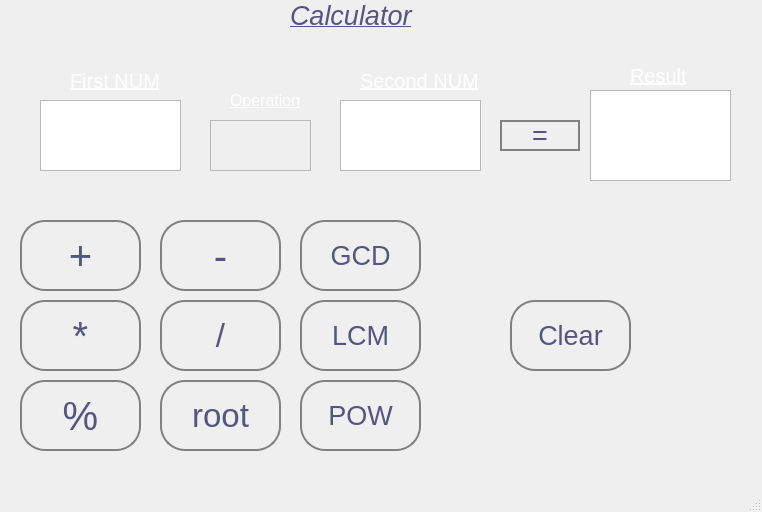
<?xml version="1.0" encoding="UTF-8"?>
<ui version="4.0">
 <class>MainWindow</class>
 <widget class="QMainWindow" name="MainWindow">
  <property name="geometry">
   <rect>
    <x>0</x>
    <y>0</y>
    <width>762</width>
    <height>512</height>
   </rect>
  </property>
  <property name="windowTitle">
   <string>MainWindow</string>
  </property>
  <property name="styleSheet">
   <string notr="true">QMainWindow{
rgb(170, 0, 0)
}
QLabel{
color:rgb(255, 255, 255)

}

QPushButton{
border: 2px solid gray;
 border-radius: 25px;
padding: 0 8px;
color:rgb(85, 85, 127)
}
</string>
  </property>
  <widget class="QWidget" name="centralwidget">
   <widget class="QLabel" name="label">
    <property name="geometry">
     <rect>
      <x>290</x>
      <y>0</y>
      <width>131</width>
      <height>31</height>
     </rect>
    </property>
    <property name="font">
     <font>
      <pointsize>20</pointsize>
      <weight>50</weight>
      <italic>true</italic>
      <bold>false</bold>
      <underline>true</underline>
      <strikeout>false</strikeout>
     </font>
    </property>
    <property name="focusPolicy">
     <enum>Qt::TabFocus</enum>
    </property>
    <property name="styleSheet">
     <string notr="true">QLabel{
color:rgb(85, 85, 127)}</string>
    </property>
    <property name="text">
     <string>Calculator</string>
    </property>
    <property name="textFormat">
     <enum>Qt::AutoText</enum>
    </property>
   </widget>
   <widget class="QTextEdit" name="NUM1">
    <property name="geometry">
     <rect>
      <x>40</x>
      <y>100</y>
      <width>141</width>
      <height>71</height>
     </rect>
    </property>
    <property name="font">
     <font>
      <pointsize>20</pointsize>
     </font>
    </property>
   </widget>
   <widget class="QLabel" name="label_2">
    <property name="geometry">
     <rect>
      <x>70</x>
      <y>70</y>
      <width>91</width>
      <height>21</height>
     </rect>
    </property>
    <property name="font">
     <font>
      <pointsize>15</pointsize>
      <underline>true</underline>
     </font>
    </property>
    <property name="text">
     <string>First NUM</string>
    </property>
   </widget>
   <widget class="QLabel" name="label_3">
    <property name="geometry">
     <rect>
      <x>360</x>
      <y>70</y>
      <width>121</width>
      <height>21</height>
     </rect>
    </property>
    <property name="font">
     <font>
      <pointsize>15</pointsize>
      <underline>true</underline>
     </font>
    </property>
    <property name="text">
     <string>Second NUM</string>
    </property>
   </widget>
   <widget class="QTextEdit" name="NUM2">
    <property name="geometry">
     <rect>
      <x>340</x>
      <y>100</y>
      <width>141</width>
      <height>71</height>
     </rect>
    </property>
    <property name="font">
     <font>
      <pointsize>20</pointsize>
     </font>
    </property>
   </widget>
   <widget class="QPushButton" name="equal">
    <property name="geometry">
     <rect>
      <x>500</x>
      <y>120</y>
      <width>80</width>
      <height>31</height>
     </rect>
    </property>
    <property name="font">
     <font>
      <pointsize>20</pointsize>
     </font>
    </property>
    <property name="text">
     <string>=</string>
    </property>
   </widget>
   <widget class="QLabel" name="label_4">
    <property name="geometry">
     <rect>
      <x>230</x>
      <y>90</y>
      <width>71</width>
      <height>21</height>
     </rect>
    </property>
    <property name="font">
     <font>
      <pointsize>12</pointsize>
      <underline>true</underline>
     </font>
    </property>
    <property name="text">
     <string>Operation</string>
    </property>
   </widget>
   <widget class="QPushButton" name="pls_button">
    <property name="geometry">
     <rect>
      <x>20</x>
      <y>220</y>
      <width>121</width>
      <height>71</height>
     </rect>
    </property>
    <property name="font">
     <font>
      <pointsize>30</pointsize>
     </font>
    </property>
    <property name="text">
     <string>+</string>
    </property>
   </widget>
   <widget class="QPushButton" name="min_button">
    <property name="geometry">
     <rect>
      <x>160</x>
      <y>220</y>
      <width>121</width>
      <height>71</height>
     </rect>
    </property>
    <property name="font">
     <font>
      <pointsize>30</pointsize>
     </font>
    </property>
    <property name="text">
     <string>-</string>
    </property>
   </widget>
   <widget class="QPushButton" name="mult_button">
    <property name="geometry">
     <rect>
      <x>20</x>
      <y>300</y>
      <width>121</width>
      <height>71</height>
     </rect>
    </property>
    <property name="font">
     <font>
      <pointsize>30</pointsize>
     </font>
    </property>
    <property name="text">
     <string>*</string>
    </property>
   </widget>
   <widget class="QPushButton" name="div_button">
    <property name="geometry">
     <rect>
      <x>160</x>
      <y>300</y>
      <width>121</width>
      <height>71</height>
     </rect>
    </property>
    <property name="font">
     <font>
      <pointsize>25</pointsize>
     </font>
    </property>
    <property name="text">
     <string>/</string>
    </property>
   </widget>
   <widget class="QPushButton" name="Mod_button">
    <property name="geometry">
     <rect>
      <x>20</x>
      <y>380</y>
      <width>121</width>
      <height>71</height>
     </rect>
    </property>
    <property name="font">
     <font>
      <pointsize>30</pointsize>
     </font>
    </property>
    <property name="text">
     <string>%</string>
    </property>
   </widget>
   <widget class="QPushButton" name="root_button">
    <property name="geometry">
     <rect>
      <x>160</x>
      <y>380</y>
      <width>121</width>
      <height>71</height>
     </rect>
    </property>
    <property name="font">
     <font>
      <pointsize>25</pointsize>
     </font>
    </property>
    <property name="text">
     <string>root</string>
    </property>
   </widget>
   <widget class="QPushButton" name="Pow_button">
    <property name="geometry">
     <rect>
      <x>300</x>
      <y>380</y>
      <width>121</width>
      <height>71</height>
     </rect>
    </property>
    <property name="font">
     <font>
      <pointsize>20</pointsize>
     </font>
    </property>
    <property name="text">
     <string>POW</string>
    </property>
   </widget>
   <widget class="QPushButton" name="Gcd_button">
    <property name="geometry">
     <rect>
      <x>300</x>
      <y>220</y>
      <width>121</width>
      <height>71</height>
     </rect>
    </property>
    <property name="font">
     <font>
      <pointsize>20</pointsize>
     </font>
    </property>
    <property name="text">
     <string>GCD</string>
    </property>
   </widget>
   <widget class="QPushButton" name="Lcm_button">
    <property name="geometry">
     <rect>
      <x>300</x>
      <y>300</y>
      <width>121</width>
      <height>71</height>
     </rect>
    </property>
    <property name="font">
     <font>
      <pointsize>20</pointsize>
     </font>
    </property>
    <property name="text">
     <string>LCM</string>
    </property>
   </widget>
   <widget class="QPushButton" name="clear">
    <property name="geometry">
     <rect>
      <x>510</x>
      <y>300</y>
      <width>121</width>
      <height>71</height>
     </rect>
    </property>
    <property name="font">
     <font>
      <pointsize>20</pointsize>
     </font>
    </property>
    <property name="text">
     <string>Clear</string>
    </property>
   </widget>
   <widget class="QTextEdit" name="textEdit_3">
    <property name="enabled">
     <bool>false</bool>
    </property>
    <property name="geometry">
     <rect>
      <x>210</x>
      <y>120</y>
      <width>101</width>
      <height>51</height>
     </rect>
    </property>
    <property name="font">
     <font>
      <pointsize>20</pointsize>
     </font>
    </property>
    <property name="html">
     <string>&lt;!DOCTYPE HTML PUBLIC &quot;-//W3C//DTD HTML 4.0//EN&quot; &quot;http://www.w3.org/TR/REC-html40/strict.dtd&quot;&gt;
&lt;html&gt;&lt;head&gt;&lt;meta name=&quot;qrichtext&quot; content=&quot;1&quot; /&gt;&lt;style type=&quot;text/css&quot;&gt;
p, li { white-space: pre-wrap; }
&lt;/style&gt;&lt;/head&gt;&lt;body style=&quot; font-family:'MS Shell Dlg 2'; font-size:20pt; font-weight:400; font-style:normal;&quot;&gt;
&lt;p align=&quot;center&quot; style=&quot;-qt-paragraph-type:empty; margin-top:0px; margin-bottom:0px; margin-left:0px; margin-right:0px; -qt-block-indent:0; text-indent:0px;&quot;&gt;&lt;br /&gt;&lt;/p&gt;&lt;/body&gt;&lt;/html&gt;</string>
    </property>
   </widget>
   <widget class="QTextEdit" name="result">
    <property name="geometry">
     <rect>
      <x>590</x>
      <y>90</y>
      <width>141</width>
      <height>91</height>
     </rect>
    </property>
    <property name="font">
     <font>
      <pointsize>20</pointsize>
     </font>
    </property>
    <property name="html">
     <string>&lt;!DOCTYPE HTML PUBLIC &quot;-//W3C//DTD HTML 4.0//EN&quot; &quot;http://www.w3.org/TR/REC-html40/strict.dtd&quot;&gt;
&lt;html&gt;&lt;head&gt;&lt;meta name=&quot;qrichtext&quot; content=&quot;1&quot; /&gt;&lt;style type=&quot;text/css&quot;&gt;
p, li { white-space: pre-wrap; }
&lt;/style&gt;&lt;/head&gt;&lt;body style=&quot; font-family:'MS Shell Dlg 2'; font-size:20pt; font-weight:400; font-style:normal;&quot;&gt;
&lt;p align=&quot;center&quot; style=&quot;-qt-paragraph-type:empty; margin-top:0px; margin-bottom:0px; margin-left:0px; margin-right:0px; -qt-block-indent:0; text-indent:0px; font-size:8.25pt;&quot;&gt;&lt;br /&gt;&lt;/p&gt;&lt;/body&gt;&lt;/html&gt;</string>
    </property>
   </widget>
   <widget class="QLabel" name="label_5">
    <property name="geometry">
     <rect>
      <x>630</x>
      <y>60</y>
      <width>101</width>
      <height>31</height>
     </rect>
    </property>
    <property name="font">
     <font>
      <pointsize>15</pointsize>
      <italic>false</italic>
      <underline>true</underline>
     </font>
    </property>
    <property name="text">
     <string>Result</string>
    </property>
   </widget>
  </widget>
  <widget class="QMenuBar" name="menubar">
   <property name="geometry">
    <rect>
     <x>0</x>
     <y>0</y>
     <width>762</width>
     <height>21</height>
    </rect>
   </property>
  </widget>
  <widget class="QStatusBar" name="statusbar"/>
 </widget>
 <tabstops>
  <tabstop>NUM1</tabstop>
  <tabstop>textEdit_3</tabstop>
  <tabstop>NUM2</tabstop>
  <tabstop>equal</tabstop>
  <tabstop>result</tabstop>
  <tabstop>mult_button</tabstop>
  <tabstop>label</tabstop>
  <tabstop>div_button</tabstop>
  <tabstop>Mod_button</tabstop>
  <tabstop>root_button</tabstop>
  <tabstop>Pow_button</tabstop>
  <tabstop>Gcd_button</tabstop>
  <tabstop>clear</tabstop>
  <tabstop>Lcm_button</tabstop>
  <tabstop>pls_button</tabstop>
  <tabstop>min_button</tabstop>
 </tabstops>
 <resources/>
 <connections/>
</ui>
